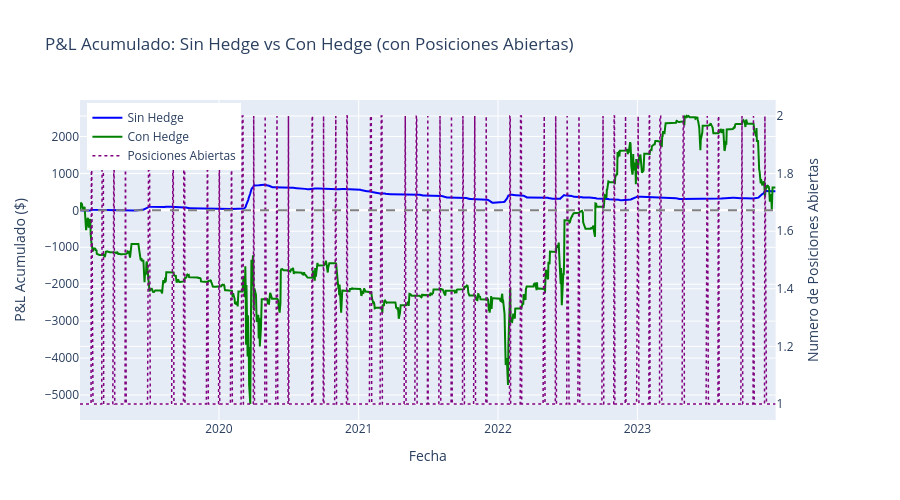

Here is the notebook cell this chart was saved with:
### Code cell
# Calcular posiciones abiertas para ambas estrategias
open_pos_no_hedge = calculate_open_positions_timeseries(results_no_hedge, market_data)
open_pos_with_hedge = calculate_open_positions_timeseries(results_with_hedge, market_data)

# Crear figura con eje secundario
fig = make_subplots(specs=[[{"secondary_y": True}]])

# Traces de P&L en eje izquierdo
pnl_no_hedge_series = results_no_hedge.cumulative_pnl_straddle
fig.add_trace(
    go.Scatter(
        x=pnl_no_hedge_series.index,
        y=pnl_no_hedge_series.values,
        mode='lines',
        name='Sin Hedge',
        line=dict(color='blue', width=2)
    ),
    secondary_y=False
)

# Con hedge
if results_with_hedge.cumulative_pnl_total is not None and len(results_with_hedge.cumulative_pnl_total) > 0:
    pnl_hedge_series = results_with_hedge.cumulative_pnl_total
else:
    pnl_hedge_series = results_with_hedge.cumulative_pnl_straddle

fig.add_trace(
    go.Scatter(
        x=pnl_hedge_series.index,
        y=pnl_hedge_series.values,
        mode='lines',
        name='Con Hedge',
        line=dict(color='green', width=2)
    ),
    secondary_y=False
)

# Posiciones abiertas en eje derecho
fig.add_trace(
    go.Scatter(
        x=open_pos_no_hedge.index,
        y=open_pos_no_hedge.values,
        mode='lines',
        name='Posiciones Abiertas',
        line=dict(color='purple', width=1.5, dash='dot'),
        #fill='tozeroy',
        #fillcolor='rgba(128, 0, 128, 0.1)'
    ),
    secondary_y=True
)

fig.add_hline(y=0, line_dash='dash', line_color='gray', secondary_y=False)

# Actualizar ejes
fig.update_yaxes(title_text="P&L Acumulado ($)", secondary_y=False)
fig.update_yaxes(title_text="Numero de Posiciones Abiertas", secondary_y=True)

fig.update_layout(
    title='P&L Acumulado: Sin Hedge vs Con Hedge (con Posiciones Abiertas)',
    xaxis_title='Fecha',
    height=500,
    legend=dict(yanchor='top', y=0.99, xanchor='left', x=0.01)
)

fig.show()

### Figure 1 — Plotly figure (JSON) as saved in the notebook; plotly's stock layout.template omitted (floating-point values rounded to 4 significant figures; data arrays with more than 128 entries replaced by an {"elided": "..."} marker saying what was removed)
{"data": [{"line": {"color": "blue", "width": 2}, "mode": "lines", "name": "Sin Hedge", "type": "scatter", "x": {"elided": "1258 str values"}, "xaxis": "x", "y": {"elided": "1258 float values"}, "yaxis": "y"}, {"line": {"color": "green", "width": 2}, "mode": "lines", "name": "Con Hedge", "type": "scatter", "x": {"elided": "1258 str values"}, "xaxis": "x", "y": {"elided": "1258 float values"}, "yaxis": "y"}, {"line": {"color": "purple", "dash": "dot", "width": 1.5}, "mode": "lines", "name": "Posiciones Abiertas", "type": "scatter", "x": {"elided": "1258 str values"}, "xaxis": "x", "y": {"elided": "1258 int values"}, "yaxis": "y2"}], "layout": {"height": 500, "legend": {"x": 0.01, "xanchor": "left", "y": 0.99, "yanchor": "top"}, "shapes": [{"line": {"color": "gray", "dash": "dash"}, "type": "line", "x0": 0, "x1": 1, "xref": "x domain", "y0": 0, "y1": 0, "yref": "y"}], "title": {"text": "P&L Acumulado: Sin Hedge vs Con Hedge (con Posiciones Abiertas)"}, "xaxis": {"anchor": "y", "domain": [0, 0.94], "title": {"text": "Fecha"}}, "yaxis": {"anchor": "x", "domain": [0, 1], "title": {"text": "P&L Acumulado ($)"}}, "yaxis2": {"anchor": "x", "overlaying": "y", "side": "right", "title": {"text": "Numero de Posiciones Abiertas"}}}}
